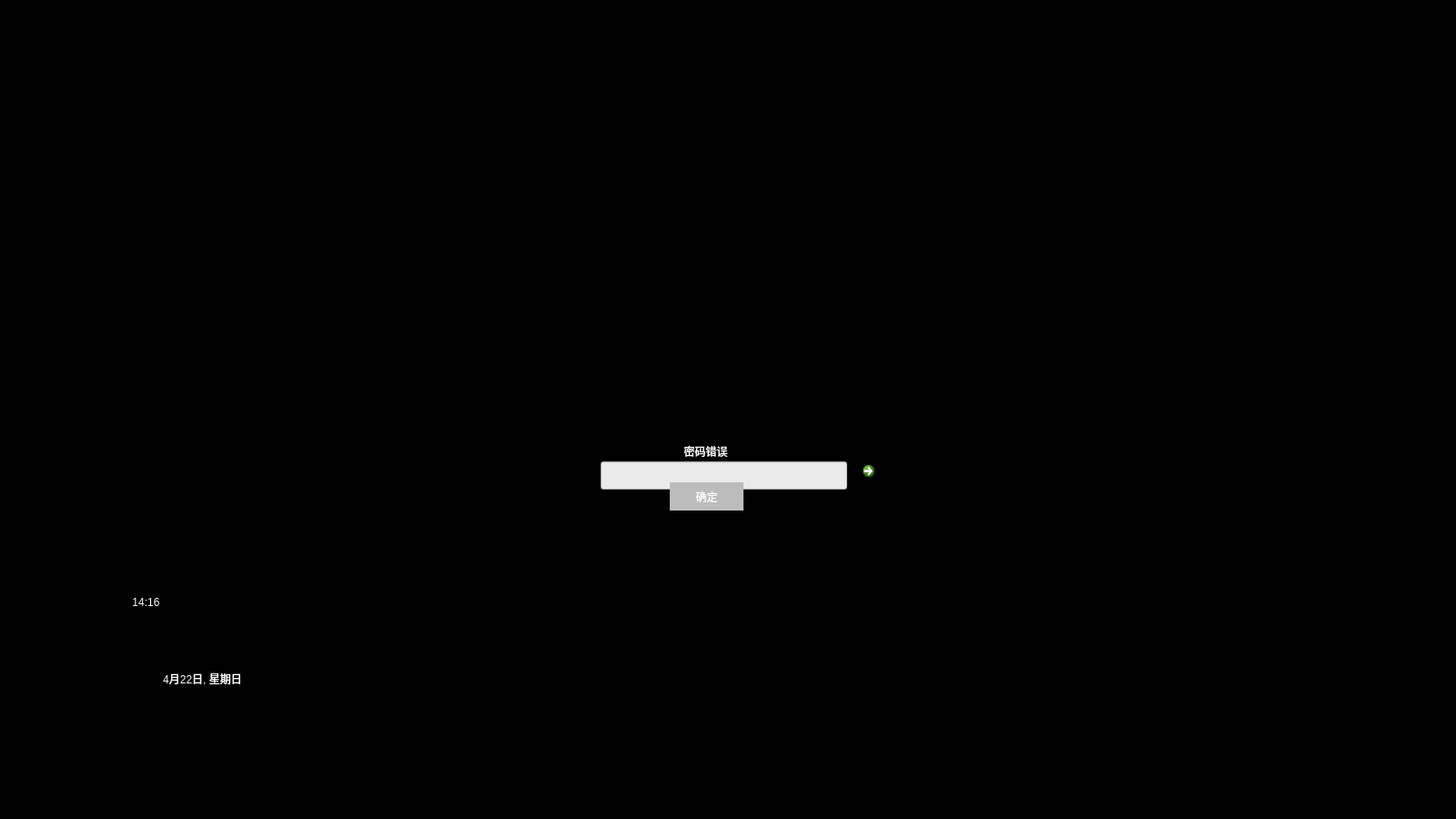
<?xml version="1.0" encoding="UTF-8"?>
<ui version="4.0">
 <class>ScreenLock</class>
 <widget class="QWidget" name="ScreenLock">
  <property name="geometry">
   <rect>
    <x>0</x>
    <y>0</y>
    <width>1600</width>
    <height>900</height>
   </rect>
  </property>
  <property name="windowTitle">
   <string>Form</string>
  </property>
  <widget class="QLabel" name="ScreenLockPictureLabel">
   <property name="geometry">
    <rect>
     <x>0</x>
     <y>0</y>
     <width>1600</width>
     <height>900</height>
    </rect>
   </property>
   <property name="styleSheet">
    <string notr="true">background-color:rgb(0, 0, 0);</string>
   </property>
   <property name="alignment">
    <set>Qt::AlignCenter</set>
   </property>
  </widget>
  <widget class="QLabel" name="TimeLabel">
   <property name="geometry">
    <rect>
     <x>40</x>
     <y>611</y>
     <width>241</width>
     <height>101</height>
    </rect>
   </property>
   <property name="styleSheet">
    <string notr="true">color:rgb(255, 255, 255);
font: 25 72pt &quot;微软雅黑 Light&quot;;</string>
   </property>
   <property name="text">
    <string>14:16</string>
   </property>
   <property name="alignment">
    <set>Qt::AlignCenter</set>
   </property>
  </widget>
  <widget class="QLabel" name="DateLabel">
   <property name="geometry">
    <rect>
     <x>32</x>
     <y>720</y>
     <width>381</width>
     <height>51</height>
    </rect>
   </property>
   <property name="styleSheet">
    <string notr="true">color:rgb(255, 255, 255);
font: 25 36pt &quot;微软雅黑 Light&quot;;</string>
   </property>
   <property name="text">
    <string>4月22日, 星期日</string>
   </property>
   <property name="alignment">
    <set>Qt::AlignCenter</set>
   </property>
  </widget>
  <widget class="QLineEdit" name="passwordEdit">
   <property name="geometry">
    <rect>
     <x>660</x>
     <y>507</y>
     <width>271</width>
     <height>31</height>
    </rect>
   </property>
   <property name="styleSheet">
    <string notr="true">background:rgb(234, 234, 234);</string>
   </property>
   <property name="text">
    <string/>
   </property>
   <property name="maxLength">
    <number>20</number>
   </property>
   <property name="echoMode">
    <enum>QLineEdit::Password</enum>
   </property>
  </widget>
  <widget class="QCommandLinkButton" name="loginButton">
   <property name="geometry">
    <rect>
     <x>940</x>
     <y>500</y>
     <width>31</width>
     <height>41</height>
    </rect>
   </property>
   <property name="styleSheet">
    <string notr="true"/>
   </property>
   <property name="text">
    <string/>
   </property>
  </widget>
  <widget class="QLabel" name="errorLabel">
   <property name="geometry">
    <rect>
     <x>730</x>
     <y>480</y>
     <width>91</width>
     <height>31</height>
    </rect>
   </property>
   <property name="styleSheet">
    <string notr="true">color:rgb(255, 255, 255);
font: 25 15pt &quot;微软雅黑 Light&quot;;</string>
   </property>
   <property name="text">
    <string>密码错误</string>
   </property>
   <property name="alignment">
    <set>Qt::AlignCenter</set>
   </property>
  </widget>
  <widget class="QPushButton" name="verifyButton">
   <property name="geometry">
    <rect>
     <x>736</x>
     <y>530</y>
     <width>81</width>
     <height>31</height>
    </rect>
   </property>
   <property name="styleSheet">
    <string notr="true">border-style:none;
background-color:rgb(188, 188, 188);
color:rgb(255, 255, 255);
font: 25 15pt &quot;微软雅黑 Light&quot;;</string>
   </property>
   <property name="text">
    <string>确定</string>
   </property>
   <property name="autoDefault">
    <bool>true</bool>
   </property>
  </widget>
 </widget>
 <resources>
  <include location="AI.qrc"/>
 </resources>
 <connections/>
</ui>
